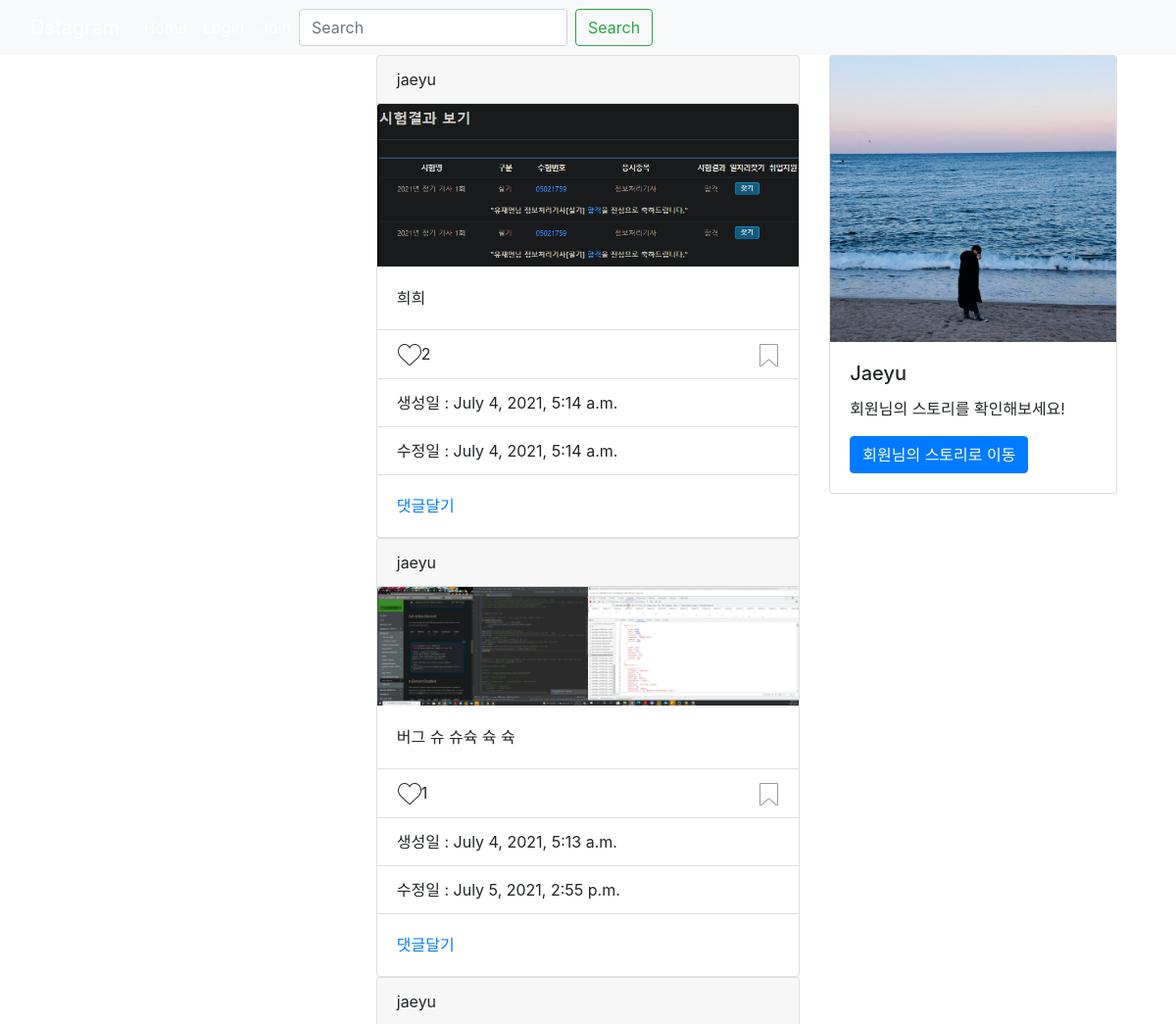
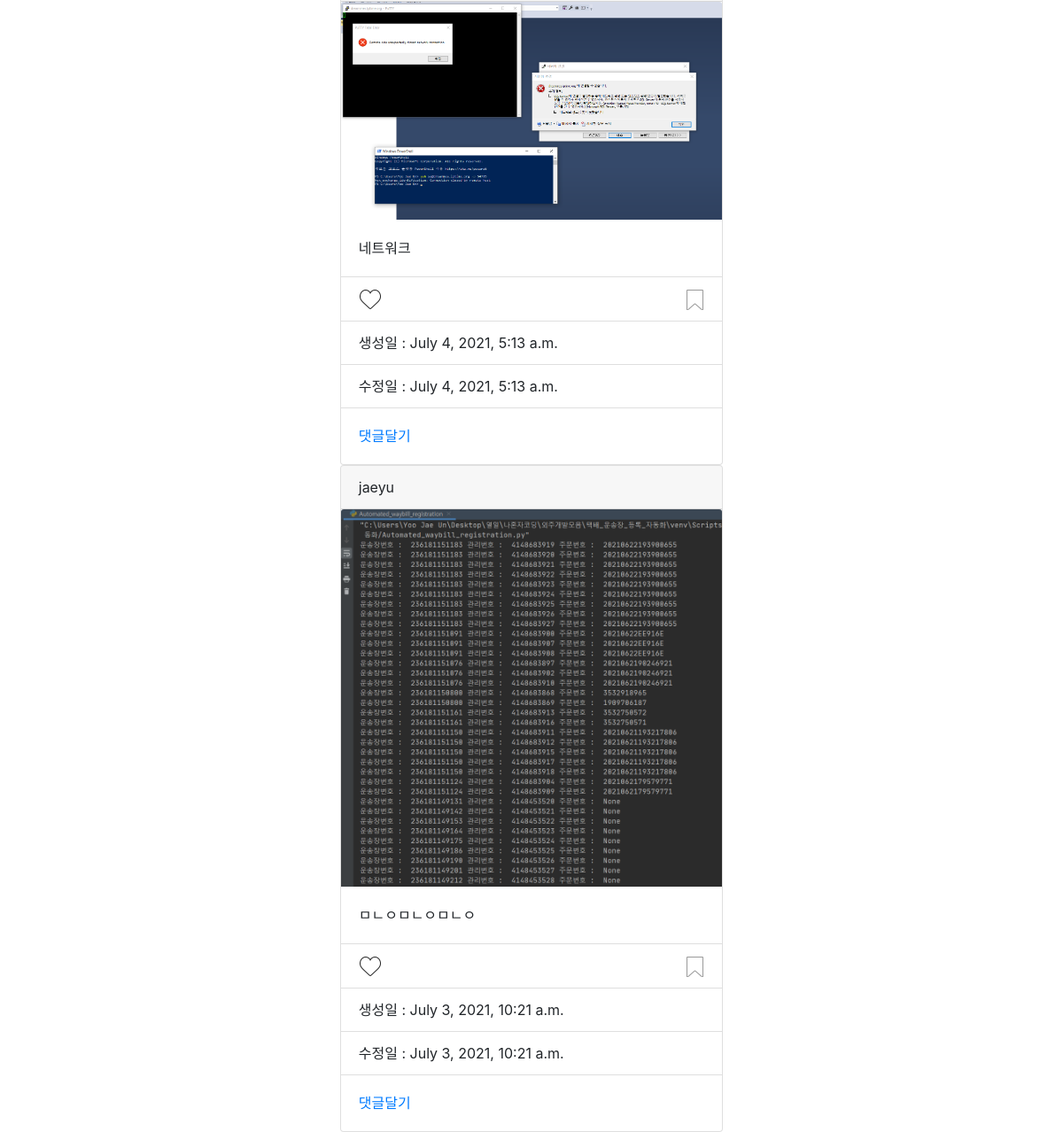
The page / on the database its author committed (2 pictures, top to bottom).
### photo/models.py (models this page shows, shortened)
class Photo(models.Model):
    author = models.ForeignKey(User, on_delete=models.CASCADE, related_name='user')
    text = models.TextField(blank=True)
    image = models.ImageField(upload_to='timeline_photo/%Y/%m/%d')
    created = models.DateTimeField(auto_now_add=True)
    updated = models.DateTimeField(auto_now=True)
    like = models.ManyToManyField(User, related_name='like_post', blank=True)
    saved = models.ManyToManyField(User, related_name='saved_post',blank=True)
    class Meta:
        ordering = ['-created']

### photo/views.py (the view)
# urls.py: path("",PhotoList.as_view(),name='index'),
class PhotoList(ListView):
    model = Photo
    template_name_suffix = '_list'

### photo/templates/photo/photo_list.html (shortened to what this page needs)
{% extends 'base.html' %}
{% block content %}
<div class='container'>
    <div class='row'>
        <div class="col"></div>
        <div class="col-5">
            {% for object in object_list %}
            <div class="card">
                <div class="card-header">
                    {{ object.author }}
                </div>
                <img src=" {{ object.image.url }}" class="card-img-top" alt="...">
                <div class="card-body">
                    <p class="card-text"> {{ object.text }} </p>
                </div>
                <ul class="list-group list-group-flush">
                    <li class="list-group-item">
                        <a href="{% url 'photo:like' object.id %}" class="float-left btn-like {%if user in object.like.all %} active {%endif%}">좋아요!</a>
                        {% if object.like.all.count %}
                        <span class = 'float-left'>
                            {{object.like.all.count}}
                        </span>
                        {% endif %}
                        <a href="{% url 'photo:saved' object.id %}" class="float-right btn-saved {%if user in object.saved.all %} active {%endif%}">저장하기!</a>
                    </li>
                    <li class="list-group-item">생성일 : {{ object.created }}</li>
                    <li class="list-group-item">수정일 : {{ object.updated }}</li>
                </ul>
                <div class="card-body">
                    <a href="{% url 'photo:detail' object.id %}" class="card-link">댓글달기</a>
                </div>
            </div>
            {% endfor %}
        </div>
        <div class="col">
            {% load static %}
            <div class="card" sytle="">
                <img src="{% static 'images/jaeyu2.jpg' %}" class="card-img-top">
                <div class="card-body">
                    <h5 class="card-title">Jaeyu</h5>
                    <p class="card-text">회원님의 스토리를 확인해보세요!</p>
                    <a href="{% url 'photo:mylist' %}" class="btn btn-primary">회원님의 스토리로 이동</a>
                </div>
            </div>
        </div>
    </div>
</div>
{% endblock %}

### rows shown on the page
Photo: author "jaeyu", image (picture), text "희희", like.all.count "2", created "July 4, 2021, 5:14 a.m.", updated "July 4, 2021, 5:14 a.m."
Photo: author "jaeyu", image (picture), text "버그 슈 슈슉 슉 슉", like.all.count "1", created "July 4, 2021, 5:13 a.m.", updated "July 5, 2021, 2:55 p.m."
Photo: author "jaeyu", image (picture), text "네트워크", created "July 4, 2021, 5:13 a.m.", updated "July 4, 2021, 5:13 a.m."
Photo: author "jaeyu", image (picture), text "ㅁㄴㅇㅁㄴㅇㅁㄴㅇ", created "July 3, 2021, 10:21 a.m.", updated "July 3, 2021, 10:21 a.m."
